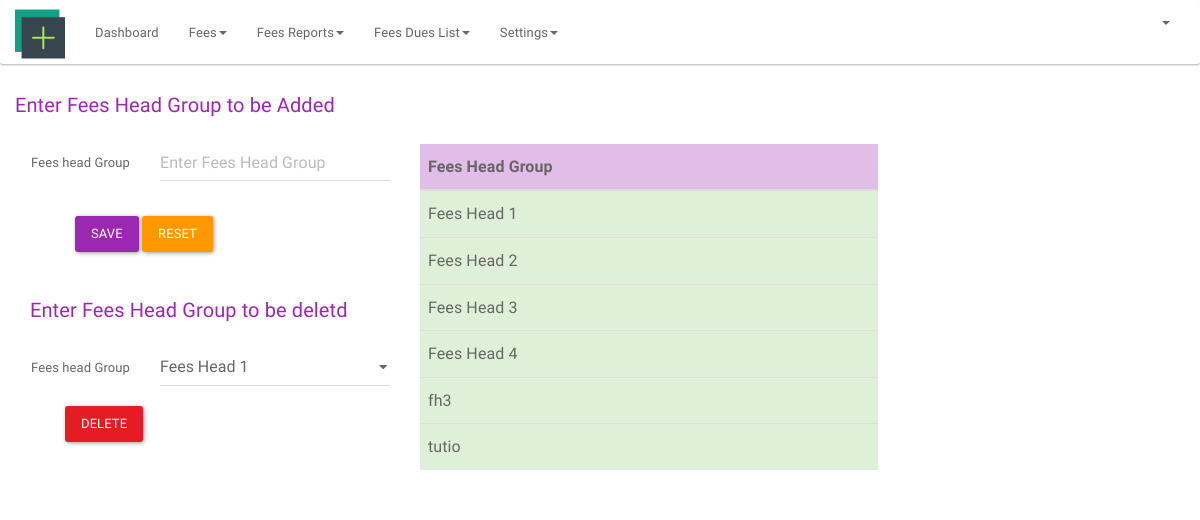
/index.php/fees/fees_head_group, run on an earlier commit of the app's database.
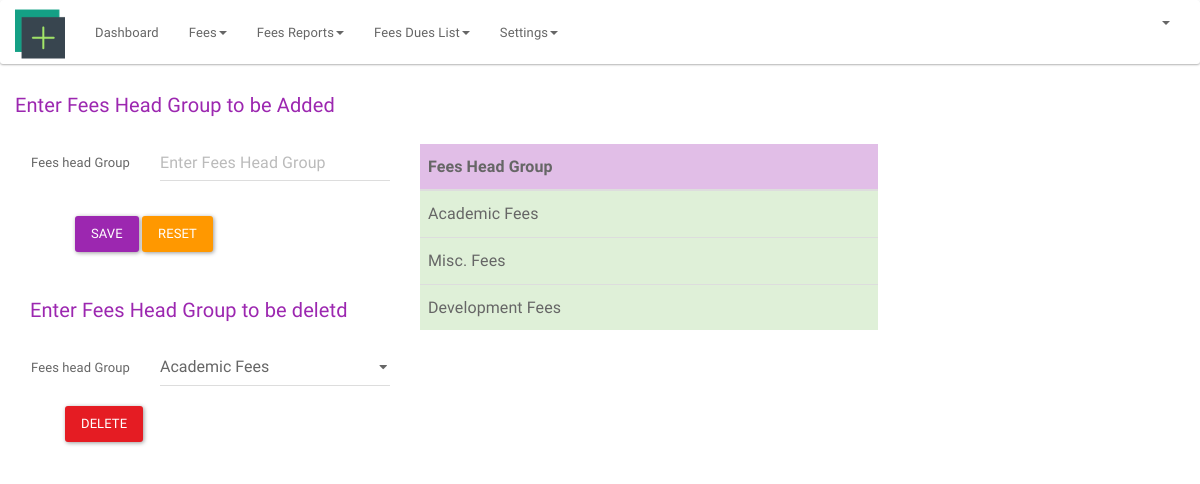
And on a later commit of the database.
### tables this page shows
CREATE TABLE `fees_head_group` (
  `fees_head_group_id` int(11) NOT NULL,
  `fees_head_group_name` varchar(25) NOT NULL
);

### application/controllers/fees.php (called while the page is built, shortened)
<?php
class Fees extends MY_Controller{
    public function __construct()
    {
        $this->load->model('get_header_info','ghi');
        $username = $this->ghi->get_admin();
        $this->load->view('private/fees/header',['username'=>$username]);
        $this->load->view('private/fees/footer');
        $this->form_validation->set_error_delimiters('<div class="text-danger">', '</div>');
    }
    public function fees_head_group()
    {
        $form_validation='fhg';
        $table_name='fees_head_group';
        $view='fees_head_group';
        $field='fees_head_group_name';
        $this->insert_genric($form_validation,$table_name,$view,$field);
    }
    public function insert_genric($form_validation,$table_name,$view,$field)
    {
        if ($this->form_validation->run($form_validation)) {
            $this->load->model('add_model', 'am');
            $post = $this->input->post();
            unset($post['submit']);
            if ($this->am->insert_data($table_name,$post)) {
                $this->load->model('get_model', 'gm');
                $array = $this->gm->get_list($field,$table_name);
                $this->load->view('private/fees/'.$view,['view'=>$array]);
            } else {
                echo 'Query failed in inserting record';
            }
        } else {
            $this->load->model('get_model', 'gm');
            $array = $this->gm->get_list($field,$table_name);
            $this->load->view('private/fees/'.$view,['view'=>$array]);
        }
    }
}

### index.php (called while the page is built, shortened)
<?php
require_once BASEPATH.'core/CodeIgniter.php';

### application/models/get_model.php (called while the page is built, shortened)
<?php
class Get_model extends MY_Model
{
    public function get_list($field,$table_name)
    {
        $query = $this->db->select($field)->get($table_name);
        $res = $query->result();
        $array=json_decode(json_encode($res),true);
        return $array;
    }
}

### application/views/private/fees/fees_head_group.php (the view, shortened to what this page needs)
<div class="container">
    <div class="row">
        <p style="font-size: 20px; margin-top:0px;" class="text-info">Enter Fees Head Group to be Added</p>
        <div class="col-lg-4">
            <?php echo form_open('fees/fees_head_group', ['class' => 'form-horizontal']); ?>
            <div class="form-group">
                <label for="inputText" class="col-lg-4 control-label">Fees head Group</label>
                <div class="col-lg-8">
                    <?php echo form_input(['name' => 'fees_head_group_name', 'class' => 'form-control',
                        'placeholder' => 'Enter Fees Head Group',
                        'value' => set_value('fees_head_group_namee')]);
                    ?>
                </div>
            </div>
            <?php echo form_submit(['name' => 'submit', 'value' => 'Save', 'class' => 'btn btn-info',
                'style' => 'margin-left:45px; margin-top:20px;']),
            form_reset(['name' => 'reset', 'value' => 'reset', 'class' => 'btn btn-warning',
                'style' => 'margin-top:20px;']); ?>
            <?php echo form_close();?>
            <p style="font-size: 20px; margin-top: 40px;" class="text-info">Enter Fees Head Group to be deletd</p>
            <?php echo form_open('fees/fees_head_group_del', ['class' => 'form-horizontal']); ?>
            <div class="form-group">
                <label for="inputText" class="col-lg-4 control-label">Fees head Group</label>
                <div class="col-lg-8">
                    <?php
                    $drop=array();
                    foreach($view as $r){
                        $drop[$r['fees_head_group_name']]=$r['fees_head_group_name'];
                    }
                    $attribute_class = [
                        'class' => 'form-control',
                        'id' => 'select',
                    ];
                    echo form_dropdown('fees_head_group_name_del', $drop,'', $attribute_class);
                    ?>
                </div>
                <input type="submit" name="del_fhg" class="btn btn-danger" value="DELETE" style="margin-left: 50px; margin-top: 20px;">
            </div>
        </div>
        <div class="col-lg-5">
            <table class="table table-hover ">
                <thead>
                <tr class="info">
                    <th>Fees Head Group</th>
                </tr>
                </thead>
                <tbody>
                <?php
                foreach ($view as $v){
                    echo "<tr class='success'><td>".$v['fees_head_group_name']."</td></tr>";
                }
                ?>
                </tbody>
            </table>
        </div>
        <div class="col-lg-3">
        </div>
    </div>
</div>

### application/views/private/fees/header.php (shortened to what this page needs)
<html>
<head>
    <link href="<?= base_url() ?>public/assets/css/bootswatch_paper.css" rel="stylesheet"/>
    <link href="<?= base_url() ?>public/assets/css/font-awesome.min.css" rel="stylesheet">
    <link href='<?= base_url() ?>public/assets/css/google_fonts.css' rel='stylesheet' type='text/css'>
</head>
<body>
<nav class="navbar navbar-default">
    <div class="container-fluid">
        <div class="navbar-header">
            <a class="navbar-brand" href="<?= site_url('dashboard/') ?>"><img
                    src="<?= base_url() ?>public/assets/img/dash.png" style="margin-top: -12px;" height="50" width="50"></a>
        </div>
        <div class="collapse navbar-collapse" id="bs-example-navbar-collapse-1">
            <ul class="nav navbar-nav">
                <li><a href="<?=site_url('fees/fees_view'); ?>">Dashboard</a></li>
                <li class="dropdown">
                    <a href="#" class="dropdown-toggle" data-toggle="dropdown" role="button" aria-expanded="false">Fees<span class="caret"></span></a>
                </li>
                <li class="dropdown">
                    <a href="#" class="dropdown-toggle" data-toggle="dropdown" role="button" aria-expanded="false">Fees Reports<span class="caret"></span></a>
                </li>
                <li class="dropdown">
                    <a href="#" class="dropdown-toggle" data-toggle="dropdown" role="button" aria-expanded="false">Fees Dues List<span class="caret"></span></a>
                </li>
                <li class="dropdown">
                    <a href="#" class="dropdown-toggle" data-toggle="dropdown" role="button" aria-expanded="false">
                        Settings<span class="caret"></span></a>
                </li>
            </ul>
            <ul class="nav navbar-nav navbar-right">
                <li class="dropdown">
                    <a href="#" class="dropdown-toggle" data-toggle="dropdown" role="button" aria-expanded="false">
                        <span class="caret"></span></a>
                </li>
            </ul>
        </div>
    </div>
</nav>

### application/views/private/fees/footer.php (shortened to what this page needs)
</body>
</html>

What changed in the data, as far as the page shows it:
removed fees_head_group: fees_head_group_name "Fees Head 1"
removed fees_head_group: fees_head_group_name "Fees Head 2"
removed fees_head_group: fees_head_group_name "Fees Head 3"
removed fees_head_group: fees_head_group_name "Fees Head 4"
removed fees_head_group: fees_head_group_name "fh3"
removed fees_head_group: fees_head_group_name "tutio"
added fees_head_group: fees_head_group_name "Academic Fees"
added fees_head_group: fees_head_group_name "Misc. Fees"
added fees_head_group: fees_head_group_name "Development Fees"
Also different on the page:
form field fees_head_group_name_del: "Fees Head 1" → "Academic Fees"
